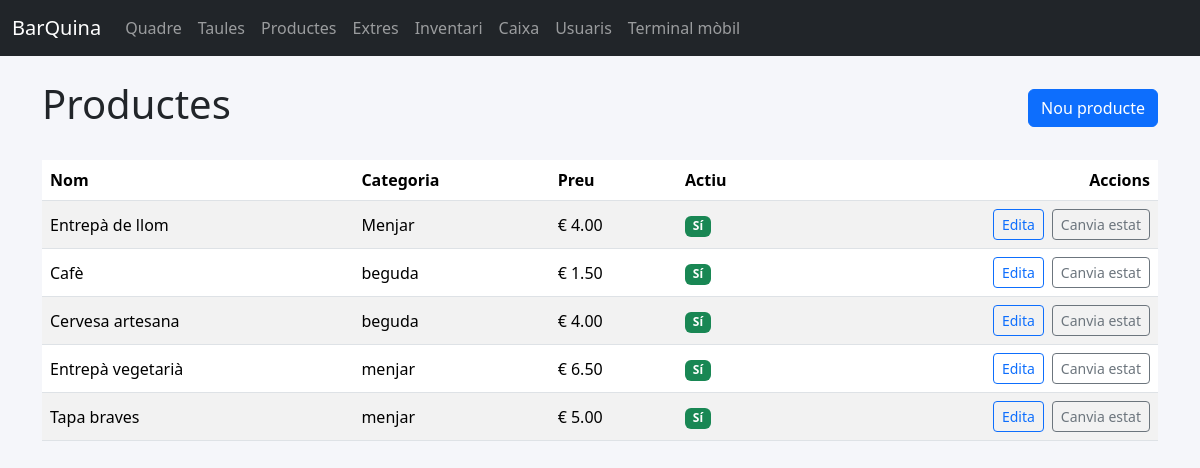
Before: /catalog/products with the older database file.
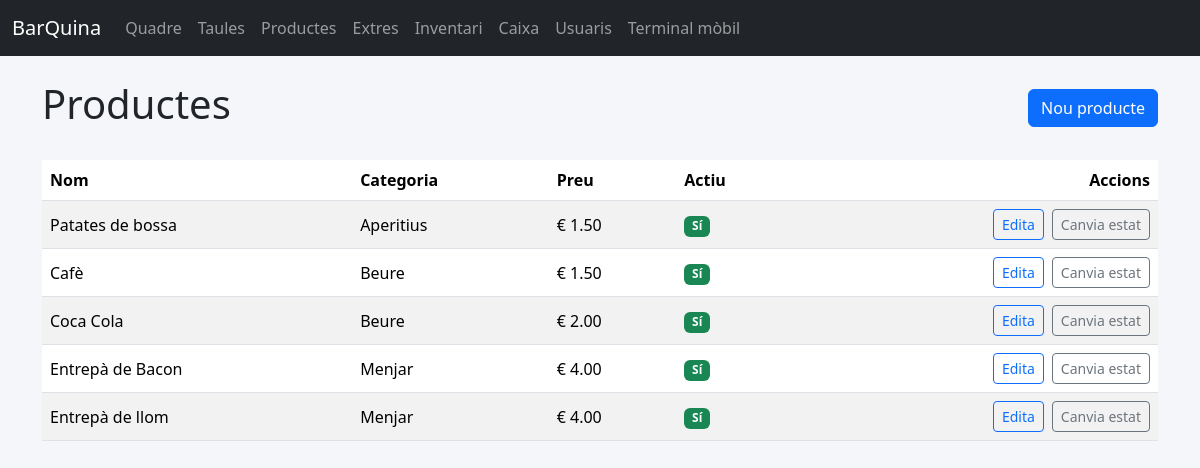
After: the same page with the newer database file.
### app/models.py (models this page shows, shortened)
class Product(db.Model):
    __tablename__ = "products"
    id = db.Column(db.Integer, primary_key=True)
    name = db.Column(db.String(80), nullable=False)
    category = db.Column(db.String(30), nullable=False, default="beguda")
    price = db.Column(db.Float, nullable=False)
    is_active = db.Column(db.Boolean, default=True)
    order_items = db.relationship("OrderItem", back_populates="product")
    product_extras = db.relationship(
        "ProductExtra",
        back_populates="product",
        cascade="all, delete-orphan",
        lazy="joined",
    )
    extras = db.relationship(
        "Extra",
        secondary="product_extras",
        viewonly=True,
        lazy="joined",
        order_by="Extra.name",
    )

### app/blueprints/catalog/routes.py (the view, shortened to what this page needs)
@bp.route("/products", methods=["GET", "POST"])
def products():
    products = Product.query.order_by(Product.category, Product.name).all()
    return render_template("catalog/products.html", products=products, categories=PRODUCT_CATEGORIES)

### app/templates/catalog/products.html (shortened to what this page needs)
{% extends "base.html" %}
{% block content %}
<div class="d-flex justify-content-between align-items-center mb-4">
    <h1>Productes</h1>
    <button class="btn btn-primary" data-bs-toggle="modal" data-bs-target="#newProduct">Nou producte</button>
</div>
<div class="table-responsive">
<table class="table table-striped align-middle">
    <thead>
        <tr>
            <th>Nom</th>
            <th>Categoria</th>
            <th>Preu</th>
            <th>Actiu</th>
            <th class="text-end">Accions</th>
        </tr>
    </thead>
    <tbody>
        {% for product in products %}
        <tr>
            <td>{{ product.name }}</td>
            <td>{{ product.category }}</td>
            <td>€ {{ '%.2f'|format(product.price) }}</td>
            <td>
                {% if product.is_active %}
                <span class="badge bg-success">Sí</span>
                {% else %}
                <span class="badge bg-secondary">No</span>
                {% endif %}
            </td>
            <td class="text-end">
                <div class="d-flex justify-content-end gap-2">
                    <button
                        class="btn btn-sm btn-outline-primary"
                        data-bs-toggle="modal"
                        data-bs-target="#editProduct"
                        data-product-id="{{ product.id }}"
                        data-product-name="{{ product.name }}"
                        data-product-price="{{ '%.2f'|format(product.price) }}"
                        data-product-category="{{ product.category }}"
                        data-update-url="{{ url_for('catalog.update_product', product_id=product.id) }}"
                    >Edita</button>
                    <form method="post" action="{{ url_for('catalog.toggle_product', product_id=product.id) }}">
                        <button class="btn btn-sm btn-outline-secondary" type="submit">Canvia estat</button>
                    </form>
                </div>
            </td>
        </tr>
        {% else %}
        <tr><td colspan="5">No hi ha productes.</td></tr>
        {% endfor %}
    </tbody>
</table>
</div>
{% endblock %}

### app/templates/base.html (shortened to what this page needs)
<!doctype html>
<html lang="ca">
<head>
    <link rel="stylesheet" href="{{ url_for('static', filename='vendor/bootstrap.min.css') }}">
    <link rel="stylesheet" href="{{ url_for('static', filename='css/app.css') }}">
</head>
<body>
<nav class="navbar navbar-expand-lg navbar-dark bg-dark mb-4">
    <div class="container-fluid">
        <a class="navbar-brand" href="/">BarQuina</a>
        <div class="collapse navbar-collapse">
            <ul class="navbar-nav me-auto mb-2 mb-lg-0">
                <li class="nav-item"><a class="nav-link" href="/">Quadre</a></li>
                <li class="nav-item"><a class="nav-link" href="/tables">Taules</a></li>
                <li class="nav-item"><a class="nav-link" href="/catalog/products">Productes</a></li>
                <li class="nav-item"><a class="nav-link" href="/catalog/extras">Extres</a></li>
                <li class="nav-item"><a class="nav-link" href="/catalog/inventory">Inventari</a></li>
                <li class="nav-item"><a class="nav-link" href="/cash/sessions">Caixa</a></li>
                <li class="nav-item"><a class="nav-link" href="/users/">Usuaris</a></li>
                <li class="nav-item"><a class="nav-link" href="/mobile/">Terminal mòbil</a></li>
            </ul>
        </div>
    </div>
</nav>
<div class="container">
    {% block content %}{% endblock %}
</div>
</body>
</html>

### app/static/css/app.css (style rules this page uses)
body { background-color: #f5f6fa; }

Changed rows visible on the page:
removed Product: name "Tapa braves", category "menjar", price "5.00", is_active "Sí"
added Product: name "Patates de bossa", category "Aperitius", price "1.50", is_active "Sí"
changed Product "Cafè": category "beguda" → "Beure"
changed Product: name "Cervesa artesana" → "Coca Cola"; category "beguda" → "Beure"; price "4.00" → "2.00"
changed Product: name "Entrepà vegetarià" → "Entrepà de Bacon"; category "menjar" → "Menjar"; price "6.50" → "4.00"
shown differently, row unchanged: Product "Entrepà de llom": moves down the list
